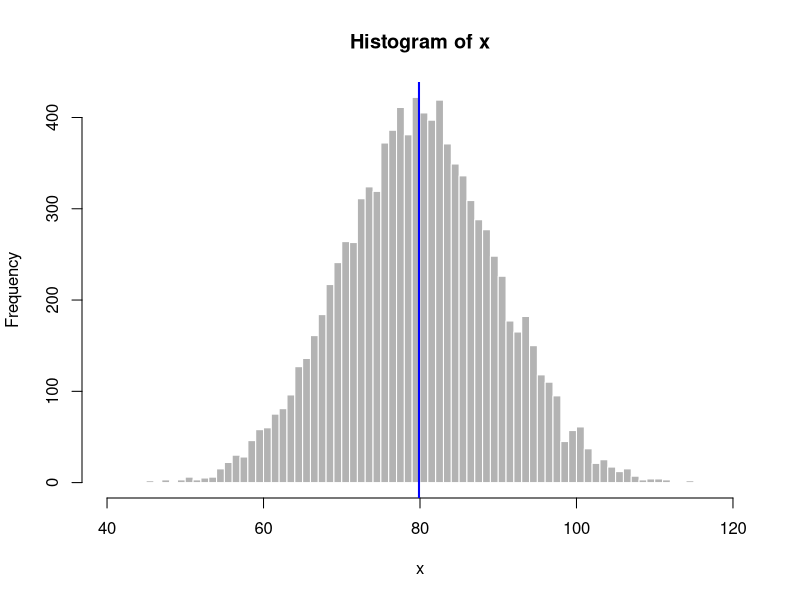

Reproduce this figure in R.
## ---- chunk 1
 set.seed(20140815)
x <- rnorm(10000, mean = 80, sd = 10)
hist(x, breaks = 100, border="white", col = gray(0.7))
abline(v = mean(x), col = "blue", lwd = 2 )

